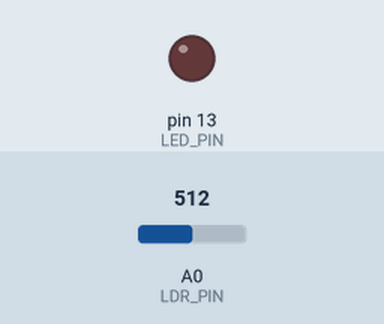
Bench run of a sketch on a simulated Arduino Uno, built with avr-gcc and run on an emulated ATmega328P. Parts: output pins drawn as LEDs (lit = HIGH). The inputs (shaded band) are chosen by the test bench; at power-on: A0 (LDR_PIN) = 512.

Above: at 1.8 s.
1.9 s: A0 (LDR_PIN) set to 481
At 2.3 s:
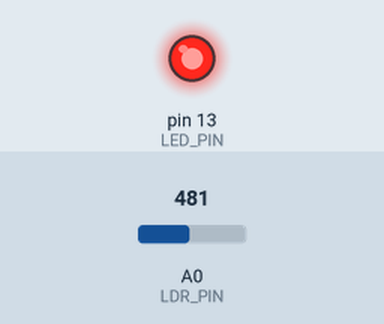
3.5 s: A0 (LDR_PIN) set to 510
At 5.0 s:
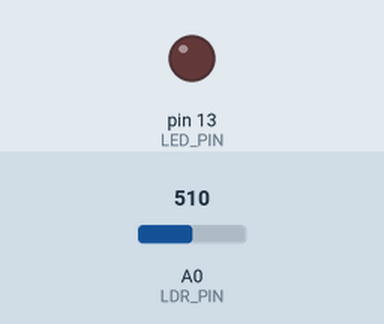
5.5 s: A0 (LDR_PIN) set to 490
At 6.5 s:
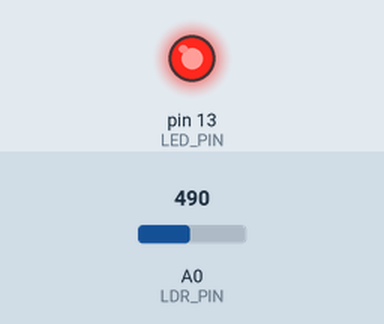
Timing chart, 0 to 8.5 s (numbered marks = the images above; inputs shaded):
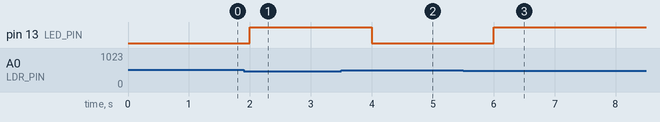

The sketch:

sketch.ino
```cpp
#include <Arduino.h>

// Define the pins for the LED and LDR
const int LED_PIN = 13; // Assuming the LED is connected to digital pin 13
const int LDR_PIN = A0; // Assuming the LDR is connected to analog pin A0

void setup() {
  // Initialize the LED pin as an output
  pinMode(LED_PIN, OUTPUT);

  // Initialize the LDR pin as an input
  pinMode(LDR_PIN, INPUT);
}

void loop() {
  if (is_dark()) {
    digitalWrite(LED_PIN, HIGH); // Turn on the LED
  } else {
    digitalWrite(LED_PIN, LOW); // Turn off the LED
  }
  delay(1000); // Check every 1 second
}

bool is_dark() {
  // Read analog value from LDR
  int ldr_value = analogRead(LDR_PIN);
  // Assuming dark when LDR value is below a threshold (you may need to adjust this)
  return ldr_value < 500;
}
```

Measured:
- the behaviour switches between 500 and 499 on A0 (LDR_PIN) (found by bisection; images 0 and 1)
- after the input at 1.9 s, pin 13 (LED_PIN): LOW → HIGH after 0.10 s
- after the input at 3.5 s, pin 13 (LED_PIN): HIGH → LOW after 0.50 s
- after the input at 5.5 s, pin 13 (LED_PIN): LOW → HIGH after 0.50 s
